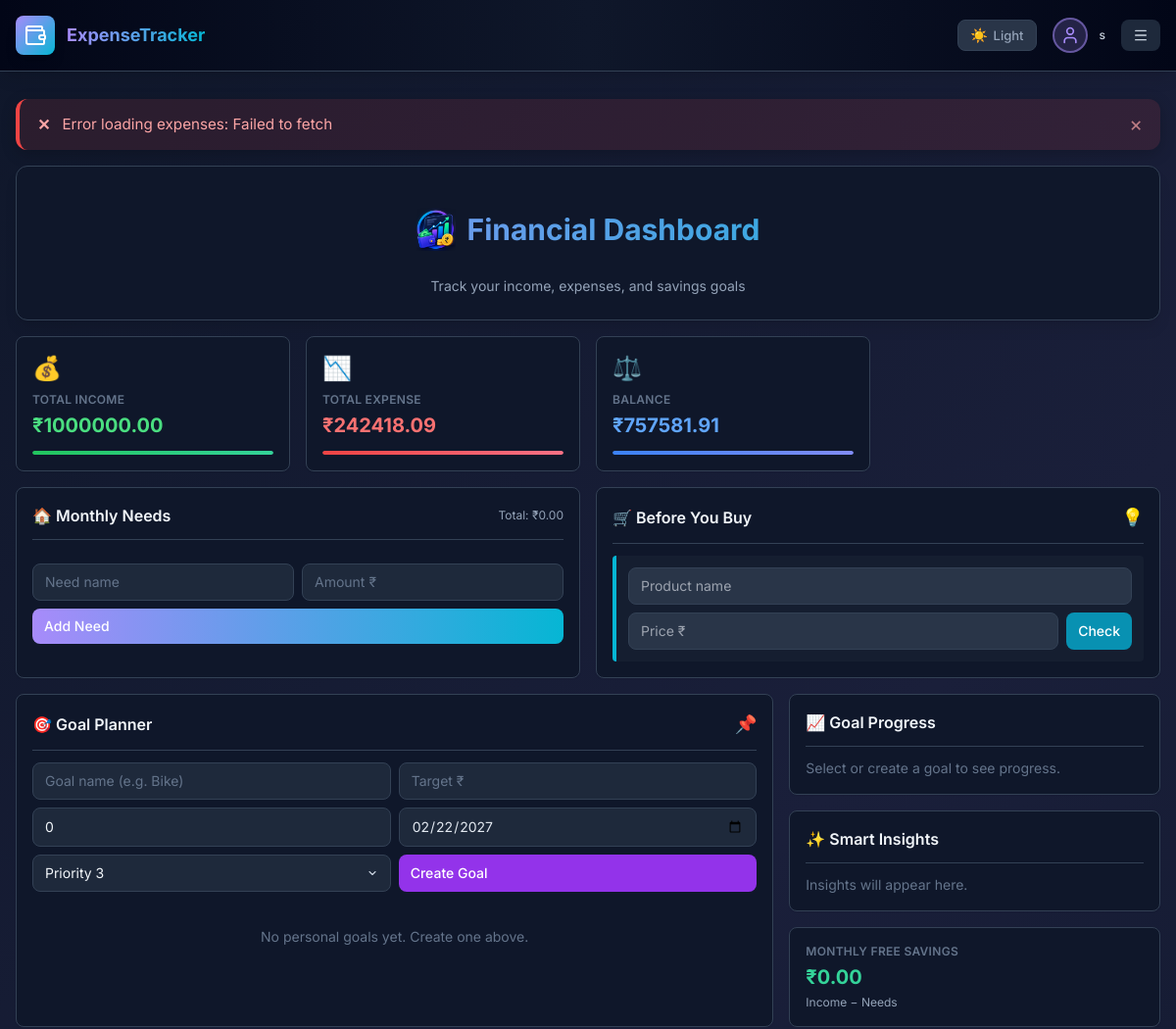
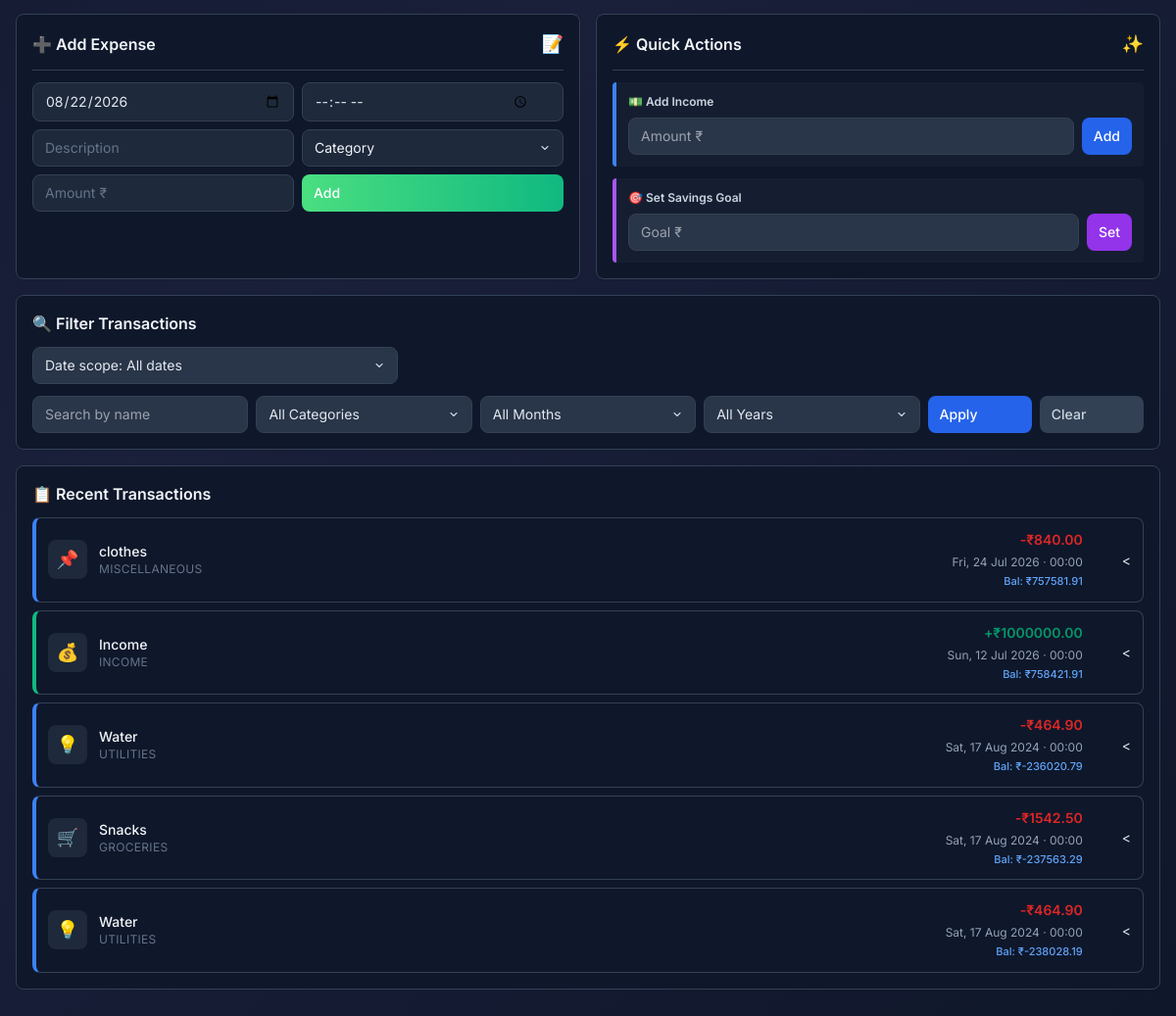
/ (signed in), run on the app's committed database (2 pictures, top to bottom).
### tables this page shows
CREATE TABLE expenses (
                    id INTEGER PRIMARY KEY AUTOINCREMENT,
                    user_id INTEGER,
                    date TEXT,
                    name TEXT,
                    category TEXT,
                    amount REAL, time TEXT DEFAULT '00:00');

### app.py (the view)
@app.route('/', methods=['GET', 'POST'])
def index():
    if 'user_id' not in session:
        return redirect(url_for('login'))
    conn = get_db()
    filter_category = request.args.get('category', '').strip()
    filter_month = request.args.get('month', 'All')
    filter_year = request.args.get('year', 'All')
    filter_name = request.args.get('name', '').strip()
    conditions, params, filter_error = build_transaction_filters(
        request.args, session['user_id']
    )
    if filter_error:
        flash(filter_error, 'warning')
        conditions, params = ["user_id = ?"], [session['user_id']]
    query = "SELECT * FROM expenses WHERE " + " AND ".join(conditions)
    query += " ORDER BY date DESC, COALESCE(time, '00:00') DESC"
    if not (filter_category or filter_month != "All" or filter_year != "All" or filter_name or request.args.get('date_filter')):
        query += " LIMIT 5"
    expenses = conn.execute(query, params).fetchall()
    all_transactions = conn.execute(
        "SELECT id, category, amount, time, date FROM expenses WHERE "
        + " AND ".join(conditions)
        + " ORDER BY date ASC, COALESCE(time, '00:00') ASC, id ASC",
        params
    ).fetchall()
    running_balance_by_id = {}
    running_total = 0.0
    for transaction in all_transactions:
        amount = float(transaction['amount'] or 0)
        category = (transaction['category'] or '').strip()
        if category.lower() == "income":
            running_total += amount
        else:
            running_total -= amount
        running_balance_by_id[transaction['id']] = running_total
    expenses_list = [dict(e) for e in expenses]
    for expense in expenses_list:
        expense['time'] = normalize_expense_time(expense.get('time'))
        expense['display_datetime'] = format_transaction_datetime(expense.get('date'), expense.get('time'))
        expense['running_balance'] = running_balance_by_id.get(expense['id'], 0.0)
    total_income = sum(e['amount'] for e in conn.execute(
        "SELECT amount FROM expenses WHERE " + " AND ".join(conditions)
        + " AND LOWER(category) = 'income'", params
    ))
    total_expense = sum(e['amount'] for e in conn.execute(
        "SELECT amount FROM expenses WHERE " + " AND ".join(conditions)
        + " AND LOWER(category) != 'income'", params
    ))
    balance = total_income - total_expense
    g = conn.execute("SELECT goal_amount FROM goals WHERE user_id = ?", (session['user_id'],)).fetchone()
    goal = g['goal_amount'] if g else 0
    progress = (balance / goal * 100) if goal > 0 else 0
    years = [r['y'] for r in conn.execute(
        "SELECT DISTINCT strftime('%Y', date) as y FROM expenses WHERE user_id = ? ORDER BY y DESC",
        (session['user_id'],)
    ) if r['y']]
    conn.close()
    return render_template(
        'index.html',
        expenses=expenses_list,
        total_income=total_income,
        total_expense=total_expense,
        balance=balance,
        goal=goal,
        progress=progress,
        filter_category=filter_category,
        filter_month=filter_month,
        filter_year=filter_year,
        filter_name=filter_name,
        years=years
    )

### templates/index.html (shortened to what this page needs)
{% extends "base.html" %}
{% block content %}
<div class="dashboard-container space-y-4">
  <div class="bg-slate-900 border border-slate-700 rounded-xl p-6 shadow-lg text-center">
<h2 class="flex items-center justify-center gap-3 text-3xl font-bold text-transparent bg-gradient-to-r from-primary to-accent bg-clip-text mb-2">
    <img
        src="{{ url_for('static', filename='dash.png') }}"
        alt="Financial Dashboard"
        class="h-20 w-10 object-contain"
    >
    <span>Financial Dashboard</span>
</h2>   <p class="text-slate-400 text-sm">Track your income, expenses, and savings goals</p>
  </div>
  <div id="stats-container" class="grid grid-cols-1 md:grid-cols-2 lg:grid-cols-4 gap-4">
    <div class="bg-slate-900 border border-slate-700 rounded-lg p-4 shadow-sm hover:shadow-lg hover:border-slate-600 hover:bg-slate-800 transition-all">
      <div class="stat-icon text-2xl mb-2">💰</div>
      <p class="stat-label text-xs font-semibold text-slate-500 uppercase tracking-wide">Total Income</p>
      <p class="stat-value text-xl font-bold text-green-400 mt-1" id="total-income">₹{{ "%.2f"|format(total_income) }}</p>
      <div class="stat-bar h-1 bg-slate-800 rounded mt-3 overflow-hidden">
        <div class="stat-bar-fill h-full bg-gradient-to-r from-green-500 to-emerald-400"></div>
      </div>
    </div>
    <div class="bg-slate-900 border border-slate-700 rounded-lg p-4 shadow-sm hover:shadow-lg hover:border-slate-600 hover:bg-slate-800 transition-all">
      <div class="stat-icon text-2xl mb-2">📉</div>
      <p class="stat-label text-xs font-semibold text-slate-500 uppercase tracking-wide">Total Expense</p>
      <p class="stat-value text-xl font-bold text-red-400 mt-1" id="total-expense">₹{{ "%.2f"|format(total_expense) }}</p>
      <div class="stat-bar h-1 bg-slate-800 rounded mt-3 overflow-hidden">
        <div class="stat-bar-fill h-full bg-gradient-to-r from-red-500 to-rose-400"></div>
      </div>
    </div>
    <div class="bg-slate-900 border border-slate-700 rounded-lg p-4 shadow-sm hover:shadow-lg hover:border-slate-600 hover:bg-slate-800 transition-all">
      <div class="stat-icon text-2xl mb-2">⚖️</div>
      <p class="stat-label text-xs font-semibold text-slate-500 uppercase tracking-wide">Balance</p>
      <p class="stat-value text-xl font-bold text-blue-400 mt-1" id="balance">₹{{ "%.2f"|format(balance) }}</p>
      <div class="stat-bar h-1 bg-slate-800 rounded mt-3 overflow-hidden">
        <div class="stat-bar-fill h-full bg-gradient-to-r from-blue-500 to-indigo-400"></div>
      </div>
    </div>
  </div>
  {% include 'partials/planning_section.html' %}
  <div class="grid grid-cols-1 lg:grid-cols-2 gap-4">
<div class="bg-slate-900 border border-slate-700 rounded-lg p-4 shadow-sm
            hover:shadow-lg hover:border-slate-600 transition-all">
  <div class="flex justify-between items-center pb-3 border-b border-slate-700 mb-3">
    <h5 class="text-base font-semibold text-slate-100 m-0">
      ➕ Add Expense
    </h5>
    <span class="text-lg">📝</span>
  </div>
  <form id="expenseForm" class="space-y-2" onsubmit="return false;">
    <div class="grid grid-cols-2 gap-2">
      <input
        type="date"
        id="expenseDate"
        name="date"
        class="w-full px-3 py-2 bg-slate-800 border border-slate-700
               rounded-lg text-sm text-slate-100
               focus:outline-none focus:ring-2 focus:ring-primary
               focus:border-transparent"
        required
      >
      <div class="time-field-shell">
        <input
          type="time"
          id="expenseTime"
          name="time"
          class="w-full px-3 py-2 bg-slate-800 border border-slate-700
                 rounded-lg text-sm text-slate-100
                 focus:outline-none focus:ring-2 focus:ring-primary
                 focus:border-transparent"
          aria-label="Expense time"
          required
        >
      </div>
    </div>
    <div class="grid grid-cols-2 gap-2">
      <input
        type="text"
        name="name"
        class="w-full px-3 py-2 bg-slate-800 border border-slate-700
               rounded-lg text-sm text-slate-100 placeholder-slate-500
               focus:outline-none focus:ring-2 focus:ring-primary
               focus:border-transparent"
        placeholder="Description"
        required
      >
      <select
        name="category"
        class="expense-category-select w-full px-3 py-2 bg-slate-800 border border-slate-700
               rounded-lg text-sm text-slate-100
               focus:outline-none focus:ring-2 focus:ring-primary
               focus:border-transparent"
        required
      >
        <option value="" class="bg-slate-800 text-slate-100">
          Category
        </option>
      </select>
    </div>
    <div class="grid grid-cols-2 gap-2">
      <input
        type="number"
        name="amount"
        step="0.01"
        class="w-full px-3 py-2 bg-slate-800 border border-slate-700
               rounded-lg text-sm text-slate-100 placeholder-slate-500
               focus:outline-none focus:ring-2 focus:ring-primary
               focus:border-transparent"
        placeholder="Amount ₹"
        required
      >
      <button
        type="button"
        onclick="addExpense(); return false;"
        class="px-3 py-2 bg-gradient-to-r from-success to-emerald-500
               text-white font-medium rounded-lg text-sm
               hover:shadow-lg hover:from-emerald-500 hover:to-green-500
               transition-all">
        Add
      </button>
    </div>
  </form>
</div>
    <div class="bg-slate-900 border border-slate-700 rounded-lg p-4 shadow-sm hover:shadow-lg hover:border-slate-600 hover:bg-slate-800 transition-all">
      <div class="flex justify-between items-center pb-3 border-b border-slate-700 mb-3">
        <h5 class="text-base font-semibold text-slate-100 m-0">⚡ Quick Actions</h5>
        <span class="text-lg">✨</span>
      </div>
      <div class="space-y-3">
        <div class="border-l-4 border-blue-500 bg-slate-800/40 p-3 rounded">
          <label class="block text-xs font-semibold text-slate-300 mb-2">💵 Add Income</label>
          <div class="flex gap-2">
            <input type="number" id="incomeAmount" step="0.01" class="flex-1 px-3 py-2 border border-slate-700 rounded-lg text-sm focus:outline-none focus:ring-2 focus:ring-primary focus:border-transparent" placeholder="Amount ₹">
            <button type="button" onclick="addIncome(); return false;" class="px-3 py-2 bg-blue-600 text-white font-medium rounded-lg text-sm hover:bg-blue-700 transition-colors">Add</button>
          </div>
        </div>
        <div class="border-l-4 border-purple-500 bg-slate-800/40 p-3 rounded">
          <label class="block text-xs font-semibold text-slate-300 mb-2">🎯 Set Savings Goal</label>
          <div class="flex gap-2">
            <input type="number" id="goalAmount" step="0.01" class="flex-1 px-3 py-2 border border-slate-700 rounded-lg text-sm focus:outline-none focus:ring-2 focus:ring-primary focus:border-transparent" placeholder="Goal ₹">
            <button type="button" onclick="setGoal(); return false;" class="px-3 py-2 bg-purple-600 text-white font-medium rounded-lg text-sm hover:bg-purple-700 transition-colors">Set</button>
          </div>
        </div>
      </div>
    </div>
  </div>
  <div class="bg-slate-900 border border-slate-700 rounded-lg p-4 shadow-sm">
    <h5 class="text-base font-semibold text-slate-100 mb-3">🔍 Filter Transactions</h5>
    <form id="filterForm" class="space-y-3" onsubmit="return false;">
      <div class="grid grid-cols-1 md:grid-cols-2 lg:grid-cols-3 gap-2">
        <select id="dateFilterType" name="date_filter" class="px-3 py-2 border border-slate-700 rounded-lg text-sm focus:outline-none focus:ring-2 focus:ring-primary focus:border-transparent" aria-label="Date filter type">
          <option value="">Date scope: All dates</option>
        </select>
      </div>
      <div class="grid grid-cols-1 md:grid-cols-2 lg:grid-cols-5 gap-2">
        <input type="text" name="name" class="px-3 py-2 border border-slate-700 rounded-lg text-sm focus:outline-none focus:ring-2 focus:ring-primary focus:border-transparent" placeholder="Search by name" value="{{ filter_name }}">
        <select name="category" class="px-3 py-2 border border-slate-700 rounded-lg text-sm focus:outline-none focus:ring-2 focus:ring-primary focus:border-transparent">
          <option value="">All Categories</option>
        </select>
        <select name="month" class="px-3 py-2 border border-slate-700 rounded-lg text-sm focus:outline-none focus:ring-2 focus:ring-primary focus:border-transparent">
          <option value="All">All Months</option>
        </select>
        <select name="year" class="px-3 py-2 border border-slate-700 rounded-lg text-sm focus:outline-none focus:ring-2 focus:ring-primary focus:border-transparent">
          <option value="All">All Years</option>
        </select>
        <div class="flex gap-2">
          <button type="button" onclick="applyFilter(); return false;" class="px-3 py-2 bg-blue-600 text-white font-medium rounded-lg text-sm hover:bg-blue-700 transition-colors w-full">Apply</button>
          <button type="button" onclick="clearFilter(); return false;" class="px-3 py-2 bg-slate-700 text-slate-300 font-medium rounded-lg text-sm hover:bg-slate-700 transition-colors w-full">Clear</button>
        </div>
      </div>
    </form>
  </div>
  <div class="bg-slate-900 border border-slate-700 rounded-lg p-4 shadow-sm">
    <h5 class="text-base font-semibold text-slate-100 mb-3">📋 Recent Transactions</h5>
    <div id="transactionsList" class="space-y-2">
      {% for e in expenses %}
        <div id="expense-{{ e.id }}" class="flex items-center justify-between p-3 border border-slate-700 rounded-lg hover:bg-slate-800 transition-all group relative {% if e.category|lower == 'income' %}border-l-4 border-l-emerald-500{% else %}border-l-4 border-l-blue-500{% endif %}">
          <div class="flex items-center gap-3 flex-1">
            <div class="w-10 h-10 bg-slate-800 rounded-lg flex items-center justify-center text-lg flex-shrink-0">
              {% if e.category|lower == 'income' %}
                <span>💰</span>
              {% elif e.category|lower == 'education' %}
                <span>🎓</span>
              {% elif e.category|lower == 'healthcare' %}
                <span>🏥</span>
              {% elif e.category|lower == 'entertainment' %}
                <span>🎬</span>
              {% elif e.category|lower == 'utilities' %}
                <span>💡</span>
              {% elif e.category|lower == 'groceries' %}
                <span>🛒</span>
              {% elif e.category|lower == 'transport' %}
                <span>🚗</span>
              {% else %}
                <span>📌</span>
              {% endif %}
            </div>
            <div>
              <p class="font-medium text-sm text-slate-100 m-0">{{ e.name }}</p>
              <p class="text-xs text-slate-500 uppercase tracking-wide m-0">{{ e.category }}</p>
            </div>
          </div>
          <div class="text-right mr-10">
            <p class="font-semibold text-sm m-0 {% if e.category|lower == 'income' %}text-emerald-600{% else %}text-red-600{% endif %}">
              {% if e.category|lower == 'income' %}+{% else %}-{% endif %}₹{{ "%.2f"|format(e.amount) }}
            </p>
            <p class="transaction-date">{{ e.display_datetime or e.date }}</p>
            <p class="transaction-balance">Bal: ₹{{ "%.2f"|format(e.running_balance) }}</p>
          </div>
<
        </div>
      {% endfor %}
    </div>
  </div>
</div>
{% endblock %}

### data on the page
expenses: name "clothes", category "MISCELLANEOUS", amount "840.00", display_datetime "Fri, 24 Jul 2026 · 00:00", running_balance "757581.91"
expenses: name "Income", category "INCOME", amount "1000000.00", display_datetime "Sun, 12 Jul 2026 · 00:00", running_balance "758421.91"
expenses: name "Water", category "UTILITIES", amount "464.90", display_datetime "Sat, 17 Aug 2024 · 00:00", running_balance "-236020.79"
expenses: name "Snacks", category "GROCERIES", amount "1542.50", display_datetime "Sat, 17 Aug 2024 · 00:00", running_balance "-237563.29"
expenses: name "Water", category "UTILITIES", amount "464.90", display_datetime "Sat, 17 Aug 2024 · 00:00", running_balance "-238028.19"

### other printed values
{{ session.username }} "s"
{{ "%.2f"|format(total_income) }} "1000000.00"
{{ "%.2f"|format(total_expense) }} "242418.09"
{{ "%.2f"|format(balance) }} "757581.91"
